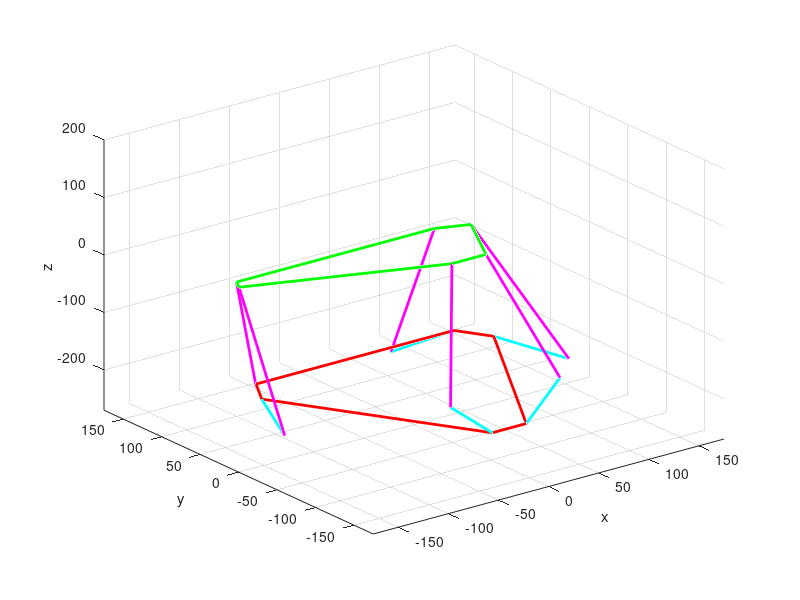

Write MATLAB code to recreate this figure.
%platform parameters
rb = 125; %radius of base mm
angle_offset = 30-15.63/2; %smallest angle between 2 mounts
h = 200;
l_crank = 70;
l_rocker = sqrt(h^2 + l_crank^2);
platform_center = [0, 0, 0];

%graph settings
linewidth = 2;
x_lim = rb+50;
y_lim = rb+50;

n_segments = 30;% number of degrees rotation

%translation vector
Tx=0;
Ty=35.8/n_segments;
Tz=0;
T = [Tx Ty Tz];

%rotation matrix
alpha=1; %1 degree increments
beta=0;
gamma=0;
R_x = [1,0,0 ; 0, cos(deg2rad(alpha)), sin(deg2rad(alpha)); 0, -sin(deg2rad(alpha)), cos(deg2rad(alpha))];
R_y = [ cos(deg2rad(beta)),0, -sin(deg2rad(beta)); 0,1,0 ; sin(deg2rad(beta)),0, cos(deg2rad(beta))];
R_z = [cos(deg2rad(gamma)), sin(deg2rad(gamma)), 0; -sin(deg2rad(gamma)), cos(deg2rad(gamma)),0; 0,0,1];
R = R_x * R_y * R_z ;

%arrays initialize
top = ones(7,3);
base = ones(7,3);
lengths = ones(6,n_segments);
servo_angle = zeros(6,n_segments);
B = ones(n_segments, 6); %angle of plane that servo rotates on (tangent to mount)
plane_angle = zeros(6,n_segments); %rod end misalignment angles

%base platform
for i=0:6
    if mod(i,2)==0 %if i is even
    angle = i*60 + angle_offset;  
    B(i+1) = deg2rad(angle-90);

    else
    angle = i*60 - angle_offset;
    B(i+1) = deg2rad(angle+90);
    end
    base(i+1,:) = [rb*cos(deg2rad(angle)), rb*sin(deg2rad(angle)), -h];
end
%plot base
plot3(base(:,1),base(:,2),base(:,3),'r', 'linewidth', linewidth); %connects the dots
hold on;

%top platform
for i=0:6
    if mod(i,2)==0 %if i is even
    angle = i*60 + angle_offset;  
      
    else
    angle = i*60 - angle_offset;  
    end
  top(i+1,:) = [rb*cos(deg2rad(angle)), rb*sin(deg2rad(angle)), 0];
end
%plot top
plot3(top(:,1),top(:,2),top(:,3),'g', 'linewidth', linewidth);
hold on;


%plot crank and rocker
for i=1:6
lengths(i) = norm(top(i,:) - base(i,:));
M = 2*l_crank*(top(i,3)-base(i,3));
N = 2*l_crank*(cos(B(i))*(top(i,1)-base(i,1)) + sin(B(i))*(top(i,2)-base(i,2)));
L=lengths(i)^2-(l_rocker^2-l_crank^2);
servo_angle(i,1) = asin(L/sqrt(M^2+N^2)) - atan(N/M);
crank = [base(i,1) + l_crank*cos(B(i))*cos(servo_angle(i,1)), base(i,2) + l_crank*cos(servo_angle(i,1))*sin(B(i)),...
        base(i,3) + l_crank*sin(servo_angle(i,1))];

link1 = [top(i,:); crank];
link2 = [crank;base(i,:)];
plot3(link1(:,1),link1(:,2),link1(:,3),'m', 'linewidth', linewidth);
hold on;
plot3(link2(:,1),link2(:,2),link2(:,3),'c', 'linewidth', linewidth);
hold on;

% compute misalignemnt angles
N = cross([base(i,1) base(i,2) 0] - base(1,:), [base(i,1) base(i,2) 0] - crank);
%// angle between plane and line, equals pi/2 - angle between D-E and N
plane_angle(i,1) = rad2deg(abs( pi/2 - acos( dot(crank-top(i,:), N)/norm(N)/norm(crank-top(i,:)) ) ));
end

axis([-x_lim x_lim -y_lim y_lim -h-l_crank h]);
grid on;
hold off;

%move platform - motion divided into n_segments
for j=1:n_segments

pause(0.0001);

%update top mount pts
%to rotate around its own axis, it translates itself back to the origin,rotates and then translates back
top = transpose(R*transpose(top - ones(7,3).*platform_center)) + ones(7,3).*(platform_center + T);
platform_center = platform_center + T;

%plot top
plot3(top(:,1),top(:,2),top(:,3),'g', 'linewidth', linewidth);
hold on;

%plot base
plot3(base(:,1),base(:,2),base(:,3),'r', 'linewidth', linewidth); %connects the dots
hold on;

%plots links
for i=1:6
lengths(i) = norm(top(i,:) - base(i,:));
M = 2*l_crank*(top(i,3)-base(i,3));
N = 2*l_crank*(cos(B(i))*(top(i,1)-base(i,1)) + sin(B(i))*(top(i,2)-base(i,2)));
L=lengths(i)^2-(l_rocker^2-l_crank^2);
servo_angle(i,j+1) = asin(L/sqrt(M^2+N^2)) - atan(N/M);
crank = [base(i,1) + l_crank*cos(B(i))*cos(servo_angle(i,j+1)), base(i,2) + l_crank*cos(servo_angle(i,j+1))*sin(B(i)),...
        base(i,3) + l_crank*sin(servo_angle(i,j+1))];

link1 = [top(i,:); crank];
link2 = [crank;base(i,:)];
plot3(link1(:,1),link1(:,2),link1(:,3),'m', 'linewidth', linewidth);
hold on;
plot3(link2(:,1),link2(:,2),link2(:,3),'c', 'linewidth', linewidth);
hold on;

% compute misalignemnt angles
N = cross([base(i,1) base(i,2) 0] - base(1,:), [base(i,1) base(i,2) 0] - crank);
%// angle between plane and line, equals pi/2 - angle between D-E and N
plane_angle(i,j+1) = rad2deg(abs( pi/2 - acos( dot(crank-top(i,:), N)/norm(N)/norm(crank-top(i,:)) ) ));

end

hold off;
axis([-x_lim x_lim -y_lim y_lim -h-l_crank h]);
grid on;
xlabel('x');
ylabel('y');
zlabel('z');

end

servo_angles_degrees = rad2deg(servo_angle);
